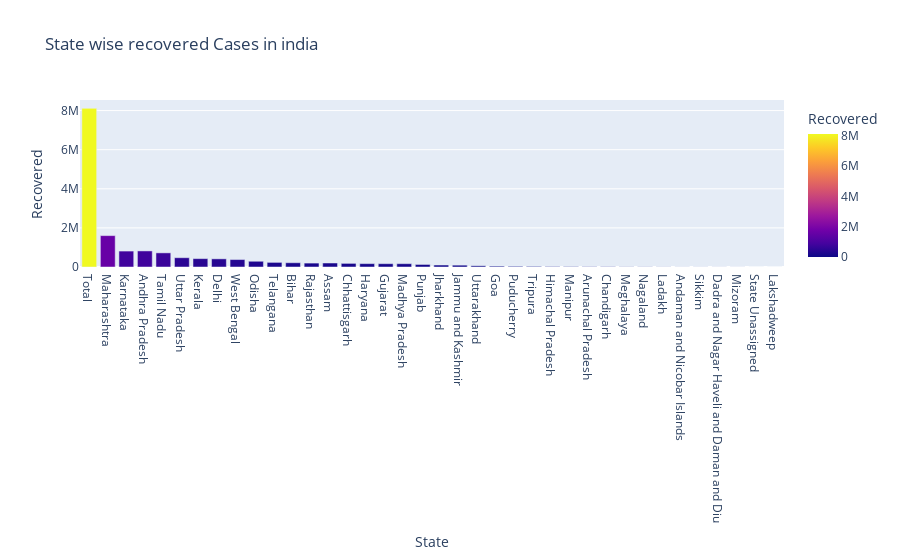

Write notebook code for a chart like this one.
### Code cell
fig=px.bar(df,x='State',y='Recovered',color='Recovered',title='State wise recovered Cases in india')
fig.show()

### Figure 1 — Plotly figure (JSON) as saved in the notebook; plotly's stock layout.template omitted (floating-point values rounded to 4 significant figures)
{"data": [{"alignmentgroup": "True", "hovertemplate": "State=%{x}<br>Recovered=%{marker.color}<extra></extra>", "legendgroup": "", "marker": {"color": [8113902, 1605064, 814949, 822011, 722686, 475175, 428529, 416580, 381149, 293741, 235950, 217958, 199943, 204076, 185152, 172265, 168958, 169260, 130018, 100908, 93824, 61432, 43221, 34501, 30185, 21585, 17889, 14214, 14297, 9368, 8683, 6151, 4282, 3935, 3224, 2739, 0, 0], "coloraxis": "coloraxis"}, "name": "", "offsetgroup": "", "orientation": "v", "showlegend": false, "textposition": "auto", "type": "bar", "x": ["Total", "Maharashtra", "Karnataka", "Andhra Pradesh", "Tamil Nadu", "Uttar Pradesh", "Kerala", "Delhi", "West Bengal", "Odisha", "Telangana", "Bihar", "Rajasthan", "Assam", "Chhattisgarh", "Haryana", "Gujarat", "Madhya Pradesh", "Punjab", "Jharkhand", "Jammu and Kashmir", "Uttarakhand", "Goa", "Puducherry", "Tripura", "Himachal Pradesh", "Manipur", "Arunachal Pradesh", "Chandigarh", "Meghalaya", "Nagaland", "Ladakh", "Andaman and Nicobar Islands", "Sikkim", "Dadra and Nagar Haveli and Daman and Diu", "Mizoram", "State Unassigned", "Lakshadweep"], "xaxis": "x", "y": [8113902, 1605064, 814949, 822011, 722686, 475175, 428529, 416580, 381149, 293741, 235950, 217958, 199943, 204076, 185152, 172265, 168958, 169260, 130018, 100908, 93824, 61432, 43221, 34501, 30185, 21585, 17889, 14214, 14297, 9368, 8683, 6151, 4282, 3935, 3224, 2739, 0, 0], "yaxis": "y"}], "layout": {"barmode": "relative", "coloraxis": {"colorbar": {"title": {"text": "Recovered"}}, "colorscale": [[0, "#0d0887"], [0.1111, "#46039f"], [0.2222, "#7201a8"], [0.3333, "#9c179e"], [0.4444, "#bd3786"], [0.5556, "#d8576b"], [0.6667, "#ed7953"], [0.7778, "#fb9f3a"], [0.8889, "#fdca26"], [1, "#f0f921"]]}, "legend": {"tracegroupgap": 0}, "title": {"text": "State wise recovered Cases in india"}, "xaxis": {"anchor": "y", "domain": [0, 1], "title": {"text": "State"}}, "yaxis": {"anchor": "x", "domain": [0, 1], "title": {"text": "Recovered"}}}}
